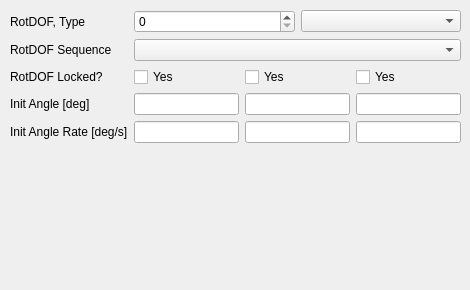
               <widget class="QWidget" name="tab_4">
                <attribute name="title">
                 <string>Tab 3</string>
                </attribute>
                <widget class="QWidget" name="verticalLayoutWidget_5">
                 <property name="geometry">
                  <rect>
                   <x>10</x>
                   <y>10</y>
                   <width>451</width>
                   <height>271</height>
                  </rect>
                 </property>
                 <layout class="QVBoxLayout" name="verticalLayout_30">
                  <item>
                   <layout class="QGridLayout" name="gridLayout_16">
                    <item row="3" column="0">
                     <widget class="QLabel" name="label_33">
                      <property name="text">
                       <string>Init Angle [deg]</string>
                      </property>
                     </widget>
                    </item>
                    <item row="2" column="1">
                     <layout class="QHBoxLayout" name="horizontalLayout_7">
                      <item>
                       <widget class="QCheckBox" name="spc_cur_joint_rlock1">
                        <property name="text">
                         <string>Yes</string>
                        </property>
                       </widget>
                      </item>
                      <item>
                       <widget class="QCheckBox" name="spc_cur_joint_rlock2">
                        <property name="text">
                         <string>Yes</string>
                        </property>
                       </widget>
                      </item>
                      <item>
                       <widget class="QCheckBox" name="spc_cur_joint_rlock3">
                        <property name="text">
                         <string>Yes</string>
                        </property>
                       </widget>
                      </item>
                     </layout>
                    </item>
                    <item row="0" column="1">
                     <layout class="QHBoxLayout" name="horizontalLayout_27">
                      <item>
                       <widget class="QSpinBox" name="spc_cur_joint_rotdof">
                        <property name="minimum">
                         <number>0</number>
                        </property>
                        <property name="maximum">
                         <number>3</number>
                        </property>
                        <property name="singleStep">
                         <number>1</number>
                        </property>
                       </widget>
                      </item>
                      <item>
                       <widget class="QComboBox" name="spc_cur_joint_rottype"/>
                      </item>
                     </layout>
                    </item>
                    <item row="1" column="0">
                     <widget class="QLabel" name="label_30">
                      <property name="text">
                       <string>RotDOF Sequence</string>
                      </property>
                     </widget>
                    </item>
                    <item row="0" column="0">
                     <widget class="QLabel" name="label_36">
                      <property name="text">
                       <string>RotDOF, Type</string>
                      </property>
                      <property name="wordWrap">
                       <bool>false</bool>
                      </property>
                     </widget>
                    </item>
                    <item row="2" column="0">
                     <widget class="QLabel" name="label_24">
                      <property name="text">
                       <string>RotDOF Locked?</string>
                      </property>
                     </widget>
                    </item>
                    <item row="3" column="1">
                     <layout class="QHBoxLayout" name="horizontalLayout_20">
                      <item>
                       <widget class="QLineEdit" name="spc_cur_joint_ang0_1"/>
                      </item>
                      <item>
                       <widget class="QLineEdit" name="spc_cur_joint_ang0_2"/>
                      </item>
                      <item>
                       <widget class="QLineEdit" name="spc_cur_joint_ang0_3"/>
                      </item>
                     </layout>
                    </item>
                    <item row="4" column="1">
                     <layout class="QHBoxLayout" name="horizontalLayout_23">
                      <item>
                       <widget class="QLineEdit" name="spc_cur_joint_angrate0_1"/>
                      </item>
                      <item>
                       <widget class="QLineEdit" name="spc_cur_joint_angrate0_2"/>
                      </item>
                      <item>
                       <widget class="QLineEdit" name="spc_cur_joint_angrate0_3"/>
                      </item>
                     </layout>
                    </item>
                    <item row="4" column="0">
                     <widget class="QLabel" name="label_34">
                      <property name="text">
                       <string>Init Angle Rate [deg/s]</string>
                      </property>
                      <property name="wordWrap">
                       <bool>false</bool>
                      </property>
                     </widget>
                    </item>
                    <item row="1" column="1">
                     <widget class="QComboBox" name="spc_cur_joint_rotdof_seq"/>
                    </item>
                    <item row="5" column="1">
                     <spacer name="verticalSpacer_14">
                      <property name="orientation">
                       <enum>Qt::Vertical</enum>
                      </property>
                      <property name="sizeHint" stdset="0">
                       <size>
                        <width>20</width>
                        <height>40</height>
                       </size>
                      </property>
                     </spacer>
                    </item>
                   </layout>
                  </item>
                 </layout>
                </widget>
               </widget>
